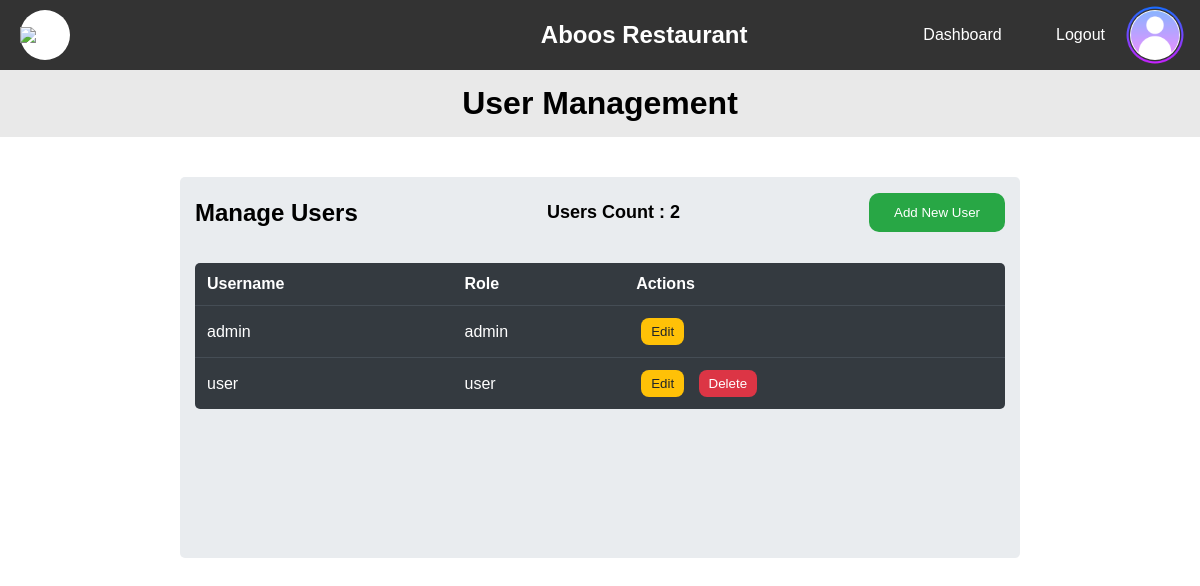
The app's page /dashboard/user-management (signed in) with its own data.
### v1/models.py (models this page shows, shortened)
class Users(db.Model, UserMixin):
    __tablename__ = "users"
    uid = db.Column(db.Integer, primary_key=True)
    username = db.Column(db.String(20), unique=True, nullable=False)
    password = db.Column(db.String(150), nullable=False)
    role = db.Column(db.String(6), nullable=False)

### v1/routes.py (the view, shortened to what this page needs)
    @app.route("/dashboard/user-management")
    @login_required
    def user_management():
        if current_user.role == "admin":
            user_data = Users.query.all()
            return render_template(
                "/dashboard/user_managment.html",
                username=current_user.username,
                users=user_data,
                count=len(user_data),
            )

### v1/app.py (called while the page is built)
def create_app():
    app = Flask(
        __name__,
        template_folder="templates",
        static_folder="static",
        static_url_path="/",
    )
    app.config["SQLALCHEMY_DATABASE_URI"] = "sqlite:///./app.db"
    app.secret_key = "RestroBill-webapp-secret-key"
    db.init_app(app)
    login_manager = LoginManager()
    login_manager.init_app(app)
    from models import Users
    @login_manager.user_loader
    def load_user(uid):
        return Users.query.get(uid)
    @login_manager.unauthorized_handler
    def unauthorized_callback():
        return redirect(
            url_for(
                "auth_error",
                msg="Only authorized users can access this page. Please log in to continue.",
            )
        )
    bcrypt = Bcrypt(app)
    from routes import register_routes
    register_routes(app, db, bcrypt)
    migrate = Migrate(app, db)
    return app

### v1/templates/dashboard/user_managment.html (shortened to what this page needs)
<!DOCTYPE html>
<html lang="en">
<head>
    <link rel="stylesheet" href="/css/dashboard/mng.css">
    <link rel="stylesheet" href="/css/dashboard/navbar.css">
</head>
<body>
    <header>
        <nav class="navbar">
            <div class="nav-div">
                <div class="nav-logo">
                    <img src="/images/favicon.png">
                </div>
                <div class="nav-head">
                    <h2>Aboos Restaurant</h2>
                </div>
                <div class="nav-links">
                    <ul>
                        <li><a href="/dashboard">Dashboard</a></li>
                        <li><a href="{{ url_for('logout') }}">Logout</a></li>
                    </ul>
                    <div class="nav-logo">
                        <img src="/images/profile-icon.png">
                    </div>
                </div>
            </div>
        </nav>
    </header>
    <div class="main">
        <div class="head-div">
            <h1> User Management </h1>
        </div>
        <div class="container">
            <div class="row-head">
                <h2>Manage <b>Users</b></h2>
                <div class="count-div">
                    <span>Users Count : {{ count }}</span>
                </div>
                <button id="insert-popup" type="button">Add New User</button>
            </div>
            <div class="row-body">
                <table>
                    <thead>
                        <tr>
                            <th>Username</th>
                            <th>Role</th>
                            <th>Actions</th>
                        </tr>
                    </thead>
                    <tbody>
                        {% for user in users %}
                        <tr>
                            <td>{{ user.username }}</td>
                            <td>{{ user.role }}</td>
                            <td>
                                <button type="button" data-uid="{{ user.uid }}" data-username="{{ user.username }}"
                                    class="btn btn-edit update-popup">Edit</button>
                                {% if user.role != "admin" %}
                                <button type="button" class="btn btn-delete"><a
                                        href="/user/delete/{{ user.uid }}">Delete</a></button>
                                {% endif %}
                            </td>
                        </tr>
                        {% endfor %}
                    </tbody>
                </table>
            </div>
        </div>
    </div>
</body>
</html>

### v1/static/css/dashboard/mng.css (style rules this page uses)
* { padding: 0; margin: 0; box-sizing: border-box; }
body { font-family: Arial, sans-serif; }
.main { display: flex; flex-direction: column; align-items: center; }
.head-div { background-color: rgb(233, 233, 233, 0.959); padding: 15px; text-align: center; width: 100%; }
.container { background-color: #e9ecef; width: 70%; display: flex; flex-direction: column; flex-wrap: wrap; margin-top: 40px; border-radius: 5px; justify-content: center; align-items: center; padding-bottom: 10px; }
.row-head { display: flex; justify-content: space-between; align-items: center; padding: 10px; width: 100%; margin: 5px 0; }
.row-head h2, .row-head button { margin: 0 5px; }
.row-head button { color: #fff; background-color: #28a745; font-weight: 400; text-align: center; vertical-align: middle; cursor: pointer; padding: 10px 25px; line-height: 1.5; border-radius: 10px; border: 0; }
.count-div { padding: 10px 25px; border-radius: 10px; text-align: center; }
.count-div span { font-size: 18px; font-weight: bold; }
.row-body { width: 100%; padding: 15px; height: 300px; overflow: auto; }
.row-body table { width: 100%; color: #fff; background-color: #343a40; text-align: left; border-radius: 5px; border-collapse: collapse; overflow: hidden; }
.row-body table th, .row-body table td { padding: 12px; }
.row-body table td { border-top: 1px solid #454d55; }
.row-body .btn { outline: 0; border: 0; padding: 6px 10px; border-radius: 8px; margin: 0 5px; cursor: pointer; }
.row-body .btn a { text-decoration: none; }
.row-body .btn-edit { color: #212529; font-weight: 400; background-color: #ffc107; }
.row-body .btn-delete { background-color: #dc3545; }
.row-body .btn-delete a { text-decoration: none; color: white; }

### v1/static/css/dashboard/navbar.css (style rules this page uses)
.navbar { background-color: #333; color: #fff; padding: 10px 20px; position: relative; }
.nav-div { display: flex; align-items: center; justify-content: space-between; }
.nav-logo { background-color: white; border-radius: 50%; width: 50px; height: 50px; display: flex; align-items: center; justify-content: center; }
.nav-logo img { width: 70px; }
.nav-head { margin-left: 40vh; }
.nav-links { display: flex; align-items: center; }
.nav-links li { display: inline-block; list-style: none; margin: 0 25px; }
.nav-links a { color: #fff; text-decoration: none; border-bottom: 3px solid transparent; transition: border-color 0.3s ease; padding-bottom: 10px; }

### records on screen
Users: username "admin", role "admin"
Users: username "user", role "user"

### other values on screen
{{ count }} "2"
